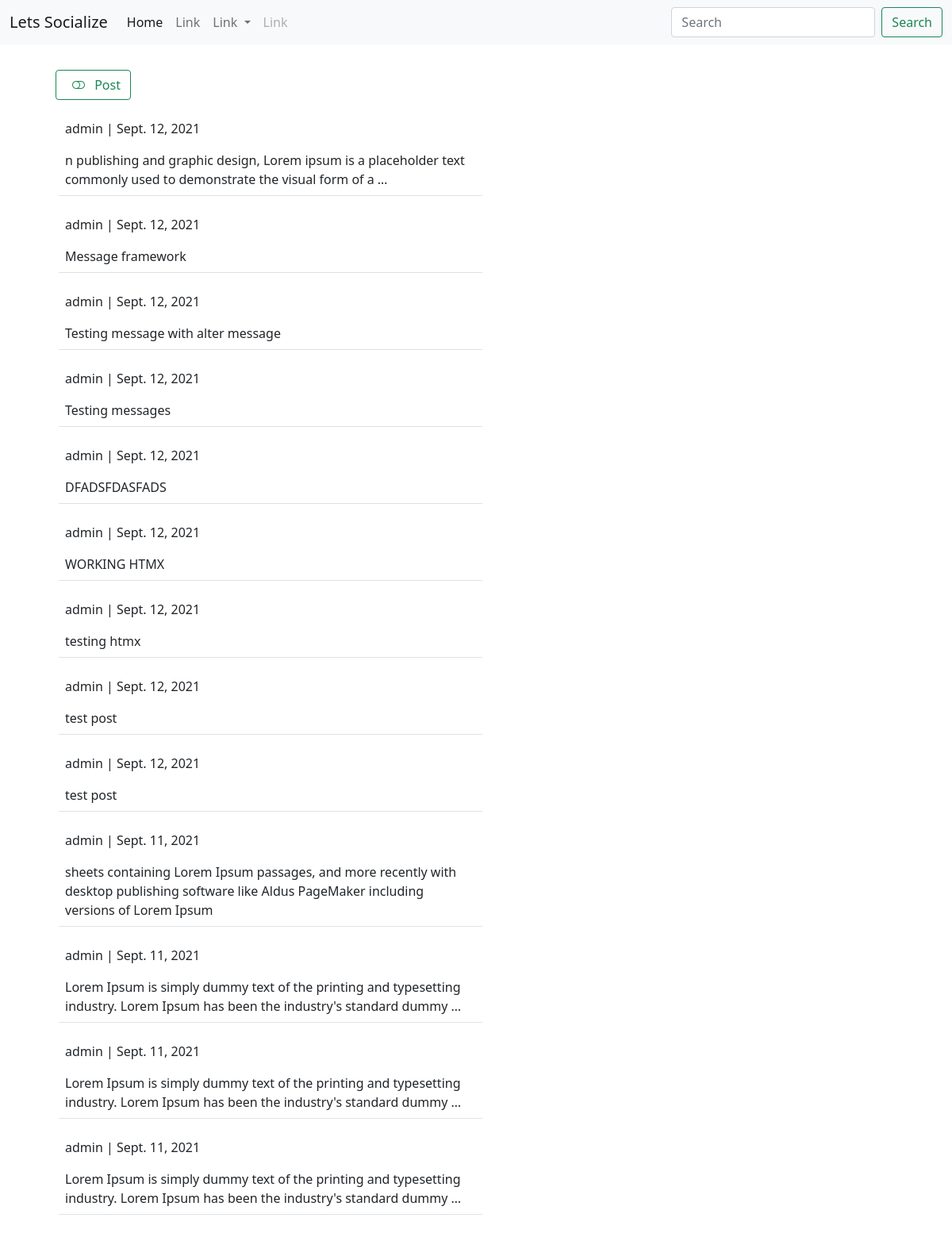
The app's page /social/ with its own data.
### social/models.py (models this page shows)
class Post(models.Model):
  body = models.TextField()
  created_on = models.DateField(default=datetime.now)
  author = models.ForeignKey(User, on_delete=models.CASCADE)

### social/views.py (the view, shortened to what this page needs)
# urls.py: path('',views.Index,name='index'),
def Index(request):
  posts = Post.objects.all().order_by('-id')
  form = PostForm()
  context = {'posts':posts,'form':form}
  return render(request,'social/index.html',context)

### social/forms.py
class PostForm(ModelForm):
  body = forms.CharField(
    label= '',
    widget=forms.Textarea(attrs={
      'rows':'5',
      'placeholder':'say something'
    })
                          )
  class Meta:
    model = Post
    fields = ['body']

### templates/social/index.html (shortened to what this page needs)
{% extends 'base.html' %}
{% load crispy_forms_tags %}
{% block content %}
<div class="container">
  <div class="row m-4 g-2">
    <div  x-data="{open: false }" class="col-md-6">
     <button @click="open = ! open" class="btn btn-outline-success mb-2"> <i  class="bi bi-toggle-off m-2 -p" width="40" height="40" x-transition>  </i> Post </button>
    </div>
    {% if posts %}
    {% for post in posts %}
    <div  class="col-md-6 border-bottom m-2 p-2">
      <a class="text-decoration-none link-dark " href="{% url 'social:post_detail' post.id %}">
         <p>{{ post.author }} | {{ post.created_on }} </p>
        {{ post.body | truncatewords:20 }}
      </a>
    </div>
    {% endfor %}
    {% endif %}
  </div>
</div>
{% endblock %}

### records on screen
Post: author "admin", created_on "Sept. 12, 2021", body "n publishing and graphic design, Lorem ipsum is a placeholder text commonly used to demonstrate the visual form of a …"
Post: author "admin", created_on "Sept. 12, 2021", body "Message framework"
Post: author "admin", created_on "Sept. 12, 2021", body "Testing message with alter message"
Post: author "admin", created_on "Sept. 12, 2021", body "Testing messages"
Post: author "admin", created_on "Sept. 12, 2021", body "DFADSFDASFADS"
Post: author "admin", created_on "Sept. 12, 2021", body "WORKING HTMX"
Post: author "admin", created_on "Sept. 12, 2021", body "testing htmx"
Post: author "admin", created_on "Sept. 12, 2021", body "test post"
Post: author "admin", created_on "Sept. 12, 2021", body "test post"
Post: author "admin", created_on "Sept. 11, 2021", body "sheets containing Lorem Ipsum passages, and more recently with desktop publishing software like Aldus PageMaker including versions of Lorem Ipsum"
Post: author "admin", created_on "Sept. 11, 2021", body "Lorem Ipsum is simply dummy text of the printing and typesetting industry. Lorem Ipsum has been the industry's standard dummy …"
Post: author "admin", created_on "Sept. 11, 2021", body "Lorem Ipsum is simply dummy text of the printing and typesetting industry. Lorem Ipsum has been the industry's standard dummy …"
Post: author "admin", created_on "Sept. 11, 2021", body "Lorem Ipsum is simply dummy text of the printing and typesetting industry. Lorem Ipsum has been the industry's standard dummy …"
